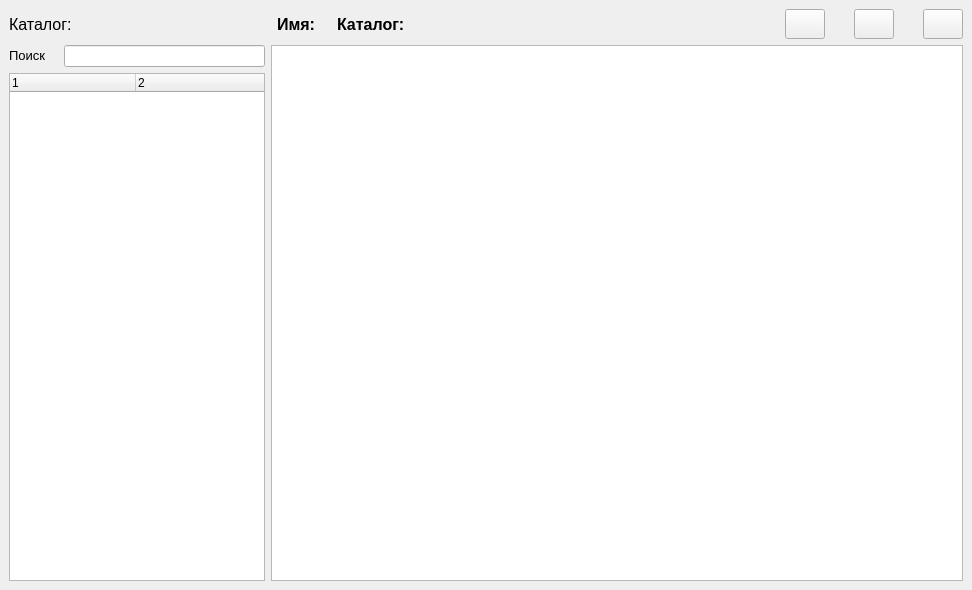
<?xml version="1.0" encoding="UTF-8"?>
<ui version="4.0">
 <class>MainWindow</class>
 <widget class="QMainWindow" name="MainWindow">
  <property name="geometry">
   <rect>
    <x>0</x>
    <y>0</y>
    <width>972</width>
    <height>590</height>
   </rect>
  </property>
  <property name="sizePolicy">
   <sizepolicy hsizetype="Expanding" vsizetype="Expanding">
    <horstretch>0</horstretch>
    <verstretch>0</verstretch>
   </sizepolicy>
  </property>
  <property name="windowTitle">
   <string>MainWindow</string>
  </property>
  <widget class="QWidget" name="centralwidget">
   <property name="sizePolicy">
    <sizepolicy hsizetype="Expanding" vsizetype="Expanding">
     <horstretch>0</horstretch>
     <verstretch>0</verstretch>
    </sizepolicy>
   </property>
   <layout class="QGridLayout" name="gridLayout">
    <item row="1" column="8">
     <spacer name="horizontalSpacer_2">
      <property name="orientation">
       <enum>Qt::Horizontal</enum>
      </property>
      <property name="sizeType">
       <enum>QSizePolicy::Fixed</enum>
      </property>
      <property name="sizeHint" stdset="0">
       <size>
        <width>17</width>
        <height>28</height>
       </size>
      </property>
     </spacer>
    </item>
    <item row="1" column="4">
     <widget class="QLabel" name="label_dec">
      <property name="sizePolicy">
       <sizepolicy hsizetype="Preferred" vsizetype="Preferred">
        <horstretch>0</horstretch>
        <verstretch>0</verstretch>
       </sizepolicy>
      </property>
      <property name="minimumSize">
       <size>
        <width>0</width>
        <height>30</height>
       </size>
      </property>
      <property name="font">
       <font>
        <pointsize>12</pointsize>
        <weight>75</weight>
        <bold>true</bold>
       </font>
      </property>
      <property name="text">
       <string>Каталог:</string>
      </property>
     </widget>
    </item>
    <item row="1" column="12">
     <widget class="QPushButton" name="pushButton_zoomout">
      <property name="sizePolicy">
       <sizepolicy hsizetype="Fixed" vsizetype="Preferred">
        <horstretch>0</horstretch>
        <verstretch>0</verstretch>
       </sizepolicy>
      </property>
      <property name="text">
       <string/>
      </property>
      <property name="iconSize">
       <size>
        <width>18</width>
        <height>18</height>
       </size>
      </property>
     </widget>
    </item>
    <item row="1" column="5">
     <spacer name="horizontalSpacer_3">
      <property name="orientation">
       <enum>Qt::Horizontal</enum>
      </property>
      <property name="sizeHint" stdset="0">
       <size>
        <width>40</width>
        <height>20</height>
       </size>
      </property>
     </spacer>
    </item>
    <item row="1" column="0" rowspan="2">
     <layout class="QVBoxLayout" name="verticalLayout">
      <item>
       <widget class="QLabel" name="label">
        <property name="sizePolicy">
         <sizepolicy hsizetype="Preferred" vsizetype="Preferred">
          <horstretch>0</horstretch>
          <verstretch>0</verstretch>
         </sizepolicy>
        </property>
        <property name="minimumSize">
         <size>
          <width>0</width>
          <height>30</height>
         </size>
        </property>
        <property name="font">
         <font>
          <pointsize>12</pointsize>
          <weight>50</weight>
          <bold>false</bold>
         </font>
        </property>
        <property name="text">
         <string>Каталог:</string>
        </property>
       </widget>
      </item>
      <item>
       <layout class="QHBoxLayout" name="horizontalLayout_2">
        <item>
         <widget class="QLabel" name="label_2">
          <property name="sizePolicy">
           <sizepolicy hsizetype="Fixed" vsizetype="Fixed">
            <horstretch>0</horstretch>
            <verstretch>0</verstretch>
           </sizepolicy>
          </property>
          <property name="font">
           <font>
            <pointsize>10</pointsize>
           </font>
          </property>
          <property name="text">
           <string>Поиск</string>
          </property>
          <property name="margin">
           <number>0</number>
          </property>
         </widget>
        </item>
        <item>
         <widget class="QLabel" name="label_iconsearch">
          <property name="sizePolicy">
           <sizepolicy hsizetype="Fixed" vsizetype="Fixed">
            <horstretch>15</horstretch>
            <verstretch>15</verstretch>
           </sizepolicy>
          </property>
          <property name="text">
           <string/>
          </property>
          <property name="margin">
           <number>1</number>
          </property>
         </widget>
        </item>
        <item>
         <widget class="QLineEdit" name="lineEdit_search">
          <property name="sizePolicy">
           <sizepolicy hsizetype="Preferred" vsizetype="Fixed">
            <horstretch>0</horstretch>
            <verstretch>0</verstretch>
           </sizepolicy>
          </property>
         </widget>
        </item>
       </layout>
      </item>
      <item>
       <widget class="QTreeWidget" name="treeWidget">
        <property name="sizePolicy">
         <sizepolicy hsizetype="Maximum" vsizetype="Expanding">
          <horstretch>0</horstretch>
          <verstretch>0</verstretch>
         </sizepolicy>
        </property>
        <property name="rootIsDecorated">
         <bool>true</bool>
        </property>
        <property name="columnCount">
         <number>2</number>
        </property>
        <attribute name="headerVisible">
         <bool>true</bool>
        </attribute>
        <attribute name="headerDefaultSectionSize">
         <number>126</number>
        </attribute>
        <column>
         <property name="text">
          <string notr="true">1</string>
         </property>
        </column>
        <column>
         <property name="text">
          <string notr="true">2</string>
         </property>
        </column>
       </widget>
      </item>
     </layout>
    </item>
    <item row="1" column="9">
     <widget class="QPushButton" name="pushButton_zoomfit">
      <property name="sizePolicy">
       <sizepolicy hsizetype="Fixed" vsizetype="Fixed">
        <horstretch>0</horstretch>
        <verstretch>0</verstretch>
       </sizepolicy>
      </property>
      <property name="minimumSize">
       <size>
        <width>0</width>
        <height>30</height>
       </size>
      </property>
      <property name="text">
       <string/>
      </property>
      <property name="iconSize">
       <size>
        <width>18</width>
        <height>18</height>
       </size>
      </property>
     </widget>
    </item>
    <item row="1" column="7">
     <widget class="QPushButton" name="pushButton_zoomin">
      <property name="sizePolicy">
       <sizepolicy hsizetype="Fixed" vsizetype="Preferred">
        <horstretch>0</horstretch>
        <verstretch>0</verstretch>
       </sizepolicy>
      </property>
      <property name="styleSheet">
       <string notr="true"/>
      </property>
      <property name="text">
       <string/>
      </property>
      <property name="iconSize">
       <size>
        <width>18</width>
        <height>18</height>
       </size>
      </property>
     </widget>
    </item>
    <item row="1" column="10" colspan="2">
     <spacer name="horizontalSpacer">
      <property name="orientation">
       <enum>Qt::Horizontal</enum>
      </property>
      <property name="sizeType">
       <enum>QSizePolicy::Fixed</enum>
      </property>
      <property name="sizeHint" stdset="0">
       <size>
        <width>17</width>
        <height>28</height>
       </size>
      </property>
     </spacer>
    </item>
    <item row="1" column="2">
     <widget class="QLabel" name="label_name">
      <property name="sizePolicy">
       <sizepolicy hsizetype="Preferred" vsizetype="Preferred">
        <horstretch>0</horstretch>
        <verstretch>0</verstretch>
       </sizepolicy>
      </property>
      <property name="minimumSize">
       <size>
        <width>0</width>
        <height>30</height>
       </size>
      </property>
      <property name="font">
       <font>
        <pointsize>12</pointsize>
        <weight>75</weight>
        <bold>true</bold>
       </font>
      </property>
      <property name="text">
       <string>Имя:</string>
      </property>
     </widget>
    </item>
    <item row="1" column="6">
     <widget class="QPushButton" name="pushButton">
      <property name="enabled">
       <bool>true</bool>
      </property>
      <property name="sizePolicy">
       <sizepolicy hsizetype="Ignored" vsizetype="Preferred">
        <horstretch>0</horstretch>
        <verstretch>0</verstretch>
       </sizepolicy>
      </property>
      <property name="text">
       <string/>
      </property>
     </widget>
    </item>
    <item row="2" column="1" colspan="12">
     <layout class="QVBoxLayout" name="verticalLayout_3">
      <item>
       <widget class="CustomView" name="graphicsView">
        <property name="sizePolicy">
         <sizepolicy hsizetype="Minimum" vsizetype="Minimum">
          <horstretch>0</horstretch>
          <verstretch>0</verstretch>
         </sizepolicy>
        </property>
       </widget>
      </item>
     </layout>
    </item>
    <item row="1" column="3">
     <spacer name="horizontalSpacer_4">
      <property name="orientation">
       <enum>Qt::Horizontal</enum>
      </property>
      <property name="sizeType">
       <enum>QSizePolicy::Fixed</enum>
      </property>
      <property name="sizeHint" stdset="0">
       <size>
        <width>10</width>
        <height>20</height>
       </size>
      </property>
     </spacer>
    </item>
   </layout>
  </widget>
  <widget class="QMenuBar" name="menubar">
   <property name="geometry">
    <rect>
     <x>0</x>
     <y>0</y>
     <width>972</width>
     <height>20</height>
    </rect>
   </property>
  </widget>
 </widget>
 <customwidgets>
  <customwidget>
   <class>CustomView</class>
   <extends>QGraphicsView</extends>
   <header>customview.h</header>
  </customwidget>
 </customwidgets>
 <resources/>
 <connections/>
</ui>
